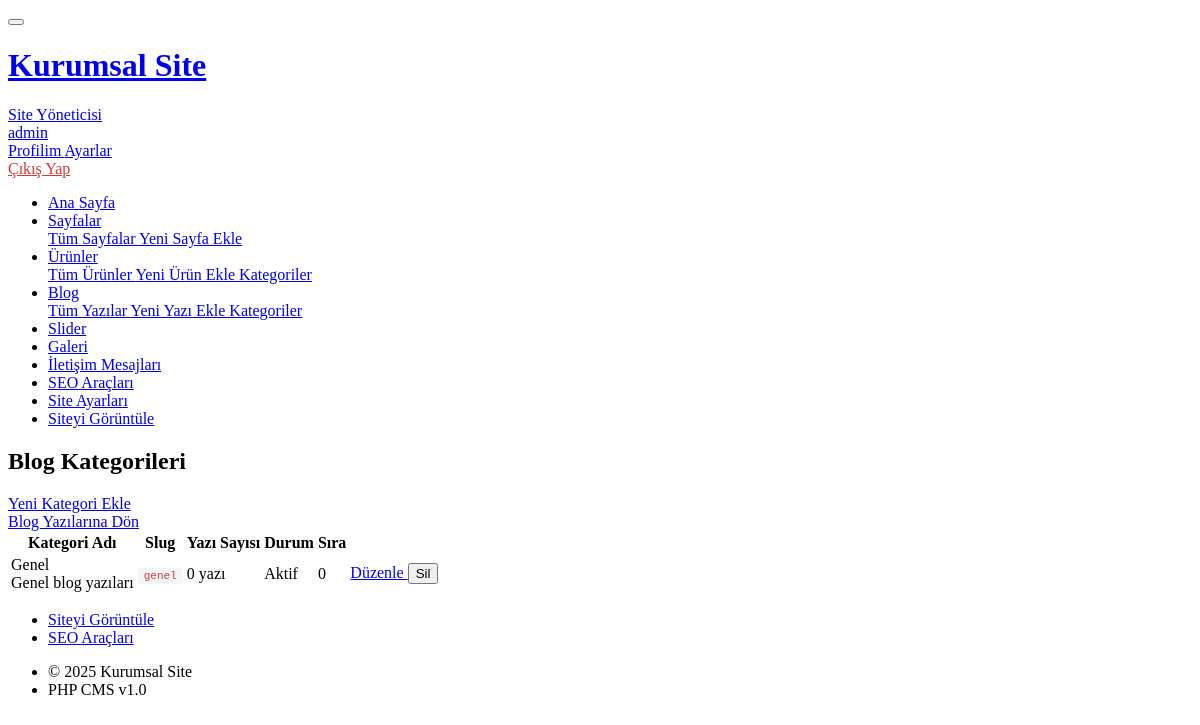
The page /admin/blog-categories.php (signed in) on the database its author committed.
### tables this page shows
CREATE TABLE IF NOT EXISTS `settings` (
  `id` int(11) NOT NULL DEFAULT 1,
  `site_title` varchar(100) NOT NULL,
  `site_slogan` varchar(255) DEFAULT NULL,
  `logo` varchar(255) DEFAULT NULL,
  `favicon` varchar(255) DEFAULT NULL,
  `phone` varchar(20) DEFAULT NULL,
  `phone2` varchar(20) DEFAULT NULL,
  `email` varchar(100) DEFAULT NULL,
  `address` text DEFAULT NULL,
  `maps_embed` text DEFAULT NULL,
  `facebook` varchar(255) DEFAULT NULL,
  `instagram` varchar(255) DEFAULT NULL,
  `twitter` varchar(255) DEFAULT NULL,
  `youtube` varchar(255) DEFAULT NULL,
  `linkedin` varchar(255) DEFAULT NULL,
  `whatsapp` varchar(20) DEFAULT NULL,
  `default_og_image` varchar(255) DEFAULT NULL,
  `google_analytics` varchar(50) DEFAULT NULL,
  `google_search_console` varchar(255) DEFAULT NULL,
  `footer_text` text DEFAULT NULL,
  `custom_head_code` text DEFAULT NULL,
  `custom_body_code` text DEFAULT NULL,
  `created_at` timestamp NOT NULL DEFAULT current_timestamp(),
  `updated_at` timestamp NOT NULL DEFAULT current_timestamp() ON UPDATE current_timestamp(),
  PRIMARY KEY (`id`),
  CONSTRAINT `chk_settings_id` CHECK (`id` = 1)
);

CREATE TABLE IF NOT EXISTS `users` (
  `id` int(11) NOT NULL AUTO_INCREMENT,
  `username` varchar(50) NOT NULL,
  `email` varchar(100) NOT NULL,
  `password_hash` varchar(255) NOT NULL,
  `full_name` varchar(100) DEFAULT NULL,
  `is_active` tinyint(1) DEFAULT 1,
  `last_login` datetime DEFAULT NULL,
  `created_at` timestamp NOT NULL DEFAULT current_timestamp(),
  PRIMARY KEY (`id`),
  UNIQUE KEY `username` (`username`),
  UNIQUE KEY `email` (`email`)
);

CREATE TABLE IF NOT EXISTS `post_categories` (
  `id` int(11) NOT NULL AUTO_INCREMENT,
  `slug` varchar(100) NOT NULL,
  `name` varchar(100) NOT NULL,
  `description` text DEFAULT NULL,
  `sort_order` int(11) DEFAULT 0,
  `is_active` tinyint(1) DEFAULT 1,
  PRIMARY KEY (`id`),
  UNIQUE KEY `slug` (`slug`),
  KEY `is_active` (`is_active`)
);

### inc/functions.php (called while the page is built, shortened)
<?php
function e($str) {
    return htmlspecialchars($str ?? '', ENT_QUOTES, 'UTF-8');
}
function truncate($text, $length = 160, $suffix = '...') {
    $text = strip_tags($text);
    $text = preg_replace('/\s+/', ' ', $text);
    $text = trim($text);
    if (mb_strlen($text, 'UTF-8') <= $length) {
        return $text;
    }
    return mb_substr($text, 0, $length, 'UTF-8') . $suffix;
}
function adminUrl($path = '') {
    return rtrim(ADMIN_URL, '/') . '/' . ltrim($path, '/');
}
function getSettings() {
    static $settings = null;
    if ($settings === null) {
        $db = Database::getInstance();
        $settings = $db->fetchOne("SELECT * FROM settings WHERE id = 1");
    }
    return $settings;
}

### inc/db.php (called while the page is built, shortened)
<?php
class Database {
    private static $instance = null;
    private $pdo;
    private function __construct() {
        try {
            $dsn = sprintf(
                'mysql:host=%s;dbname=%s;charset=%s',
                DB_HOST,
                DB_NAME,
                DB_CHARSET
            );
            $options = [
                PDO::ATTR_ERRMODE => PDO::ERRMODE_EXCEPTION,
                PDO::ATTR_DEFAULT_FETCH_MODE => PDO::FETCH_ASSOC,
                PDO::ATTR_EMULATE_PREPARES => false,
                PDO::MYSQL_ATTR_INIT_COMMAND => "SET NAMES " . DB_CHARSET
            ];
            $this->pdo = new PDO($dsn, DB_USER, DB_PASS, $options);
        } catch (PDOException $e) {
            die('Veritabanı bağlantı hatası: ' . $e->getMessage());
        }
    }
    public static function getInstance() {
        if (self::$instance === null) {
            self::$instance = new self();
        }
        return self::$instance;
    }
    public function query($sql, $params = []) {
        try {
            $stmt = $this->pdo->prepare($sql);
            $stmt->execute($params);
            return $stmt;
        } catch (PDOException $e) {
            error_log('SQL Error: ' . $e->getMessage());
            throw $e;
        }
    }
    public function fetchOne($sql, $params = []) {
        $stmt = $this->query($sql, $params);
        return $stmt->fetch();
    }
    public function fetchAll($sql, $params = []) {
        $stmt = $this->query($sql, $params);
        return $stmt->fetchAll();
    }
}

### admin/inc/auth.php (called while the page is built, shortened)
<?php
function isLoggedIn() {
    return isset($_SESSION['admin_id']) && isset($_SESSION['admin_username']);
}
function getAdminUser() {
    static $user = null;
    if ($user === null) {
        $db = Database::getInstance();
        $user = $db->fetchOne(
            "SELECT id, username, email, full_name FROM users WHERE id = ? AND is_active = 1",
            [$_SESSION['admin_id']]
        );
    }
    return $user;
}

### admin/blog-categories.php (the view, shortened to what this page needs)
<?php
require_once __DIR__ . '/inc/auth.php';
$pageTitle = 'Blog Kategorileri';
$db = Database::getInstance();
$action = $_GET['action'] ?? 'list';
if ($action === 'list') {
    $categories = $db->fetchAll(
        "SELECT c.*, COUNT(p.id) as post_count
         FROM post_categories c
         LEFT JOIN posts p ON c.id = p.category_id
         GROUP BY c.id
         ORDER BY c.sort_order ASC, c.name ASC"
    );
    $headerButtons = '<a href="' . adminUrl('blog-categories.php?action=add') . '" class="btn btn-primary">Yeni Kategori Ekle</a>';
    include __DIR__ . '/inc/header.php';
    ?>
    <div class="row mb-3">
        <div class="col">
            <a href="<?= adminUrl('blog.php') ?>" class="btn btn-outline-secondary">
                <i class="ti ti-arrow-left me-2"></i>Blog Yazılarına Dön
            </a>
        </div>
    </div>
    <div class="card">
        <div class="table-responsive">
            <table class="table table-vcenter card-table table-striped">
                <thead>
                    <tr>
                        <th>Kategori Adı</th>
                        <th>Slug</th>
                        <th>Yazı Sayısı</th>
                        <th>Durum</th>
                        <th>Sıra</th>
                        <th class="w-1"></th>
                    </tr>
                </thead>
                <tbody>
                    <?php if (empty($categories)): ?>
                        <tr>
                            <td colspan="6" class="text-center text-muted py-4">Kategori bulunamadı</td>
                        </tr>
                    <?php else: ?>
                        <?php foreach ($categories as $cat): ?>
                            <tr>
                                <td>
                                    <div class="fw-bold"><?= e($cat['name']) ?></div>
                                    <?php if ($cat['description']): ?>
                                        <div class="text-muted small"><?= e(truncate($cat['description'], 80)) ?></div>
                                    <?php endif; ?>
                                </td>
                                <td>
                                    <code><?= e($cat['slug']) ?></code>
                                </td>
                                <td>
                                    <?php if ($cat['post_count'] > 0): ?>
                                        <a href="<?= adminUrl('blog.php?category=' . $cat['id']) ?>" class="badge bg-primary">
                                            <?= $cat['post_count'] ?> yazı
                                        </a>
                                    <?php else: ?>
                                        <span class="text-muted">0 yazı</span>
                                    <?php endif; ?>
                                </td>
                                <td>
                                    <?php if ($cat['is_active']): ?>
                                        <span class="badge bg-success">Aktif</span>
                                    <?php else: ?>
                                        <span class="badge bg-secondary">Pasif</span>
                                    <?php endif; ?>
                                </td>
                                <td>
                                    <span class="text-muted"><?= $cat['sort_order'] ?></span>
                                </td>
                                <td>
                                    <div class="btn-list flex-nowrap">
                                        <a href="<?= adminUrl('blog-categories.php?action=edit&id=' . $cat['id']) ?>" class="btn btn-sm btn-primary">
                                            Düzenle
                                        </a>
                                        <button type="button" class="btn btn-sm btn-danger" onclick="deleteCategory(<?= $cat['id'] ?>, '<?= e($cat['name']) ?>', <?= $cat['post_count'] ?>)">
                                            Sil
                                        </button>
                                    </div>
                                </td>
                            </tr>
                        <?php endforeach; ?>
                    <?php endif; ?>
                </tbody>
            </table>
        </div>
    </div>
    <?php
    include __DIR__ . '/inc/footer.php';
}
?>

### admin/inc/header.php (shortened to what this page needs)
<?php
$adminUser = getAdminUser();
$settings = getSettings();
$pageTitle = $pageTitle ?? 'Panel';
?>
<!DOCTYPE html>
<html lang="tr">
<head>
    <link href="https://cdn.jsdelivr.net/npm/@tabler/core@latest/dist/css/tabler.min.css" rel="stylesheet">
    <link href="https://cdn.jsdelivr.net/npm/@tabler/icons@latest/iconfont/tabler-icons.min.css" rel="stylesheet">
    <link href="<?= adminUrl('assets/css/admin.css') ?>" rel="stylesheet">
</head>
<body data-site-title="<?= e($settings['site_title']) ?>">
    <div class="page">
        <header class="navbar navbar-expand-md navbar-light d-print-none">
            <div class="container-xl">
                <button class="navbar-toggler" type="button" data-bs-toggle="collapse" data-bs-target="#navbar-menu">
                </button>
                <h1 class="navbar-brand navbar-brand-autodark d-none-navbar-horizontal pe-0 pe-md-3">
                    <a href="<?= adminUrl('dashboard.php') ?>">
                        <?php if (!empty($settings['logo'])): ?>
                            <img src="<?= siteUrl('uploads/' . $settings['logo']) ?>" height="36" alt="<?= e($settings['site_title']) ?>">
                        <?php else: ?>
                            <?= e($settings['site_title']) ?>
                        <?php endif; ?>
                    </a>
                </h1>
                <div class="navbar-nav flex-row order-md-last">
                    <div class="nav-item dropdown">
                        <a href="#" class="nav-link d-flex lh-1 text-reset p-0" data-bs-toggle="dropdown">
                            <div class="d-none d-xl-block ps-2">
                                <div><?= e($adminUser['full_name'] ?? $adminUser['username']) ?></div>
                                <div class="mt-1 small text-muted"><?= e($adminUser['username']) ?></div>
                            </div>
                        </a>
                        <div class="dropdown-menu dropdown-menu-end dropdown-menu-arrow">
                            <a href="<?= adminUrl('profile.php') ?>" class="dropdown-item">
                                <i class="ti ti-user me-2"></i> Profilim
                            </a>
                            <a href="<?= adminUrl('settings.php') ?>" class="dropdown-item">
                                <i class="ti ti-settings me-2"></i> Ayarlar
                            </a>
                            <a href="<?= adminUrl('logout.php') ?>" class="dropdown-item text-danger">
                                <i class="ti ti-logout me-2"></i> Çıkış Yap
                            </a>
                        </div>
                    </div>
                </div>
            </div>
        </header>
        <?php include __DIR__ . '/sidebar.php'; ?>
        <div class="page-wrapper">
            <div class="page-header d-print-none">
                <div class="container-xl">
                    <div class="row g-2 align-items-center">
                        <div class="col">
                            <h2 class="page-title"><?= e($pageTitle) ?></h2>
                        </div>
                        <?php if (isset($headerButtons)): ?>
                        <div class="col-auto ms-auto d-print-none">
                            <?= $headerButtons ?>
                        </div>
                        <?php endif; ?>
                    </div>
                </div>
            </div>
            <div class="page-body">
                <div class="container-xl">

### admin/inc/footer.php (shortened to what this page needs)
                </div>
            </div>
            <footer class="footer footer-transparent d-print-none">
                <div class="container-xl">
                    <div class="row text-center align-items-center flex-row-reverse">
                        <div class="col-lg-auto ms-lg-auto">
                            <ul class="list-inline list-inline-dots mb-0">
                                <li class="list-inline-item">
                                    <a href="<?= SITE_URL ?>" target="_blank" class="link-secondary">Siteyi Görüntüle</a>
                                </li>
                                <li class="list-inline-item">
                                    <a href="<?= adminUrl('seo-tools.php') ?>" class="link-secondary">SEO Araçları</a>
                                </li>
                            </ul>
                        </div>
                        <div class="col-12 col-lg-auto mt-3 mt-lg-0">
                            <ul class="list-inline list-inline-dots mb-0">
                                <li class="list-inline-item">
                                    &copy; <?= date('Y') ?> <?= e($settings['site_title']) ?>
                                </li>
                                <li class="list-inline-item">
                                    PHP CMS v1.0
                                </li>
                            </ul>
                        </div>
                    </div>
                </div>
            </footer>
        </div>
    </div>
</body>
</html>

### rows shown on the page
settings: site_title "Kurumsal Site"
users: full_name "Site Yöneticisi", username "admin"
post_categories: name "Genel", description "Genel blog yazıları", slug "genel", is_active "Aktif", sort_order "0"

### other values the page prints
$pageTitle "Blog Kategorileri"
